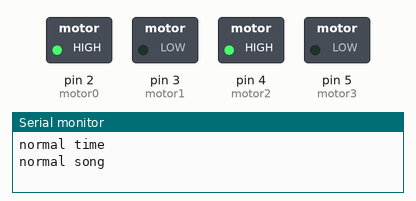
Bench run of a sketch on a simulated Arduino Uno, built with avr-gcc and run on an emulated ATmega328P. Parts: switched loads named in the sketch (green lamp = pin HIGH), the last lines printed to the serial monitor. Random numbers use the default seed unless the sketch sets one.

Above: at 0.1 s.
At 11.6 s:
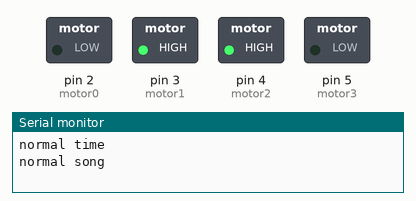
At 24.1 s:
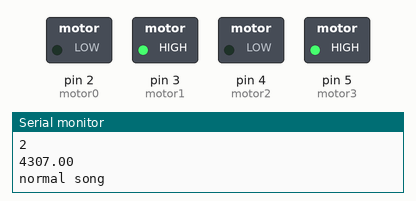
At 36.5 s:
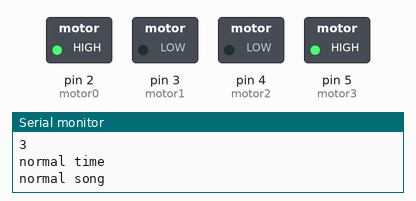
Timing chart, 0 to 38.0 s (numbered marks = the images above):
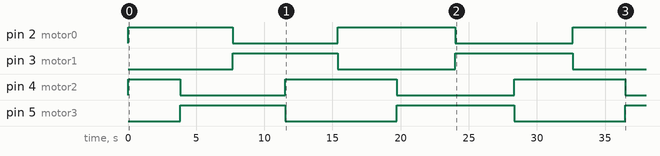

The sketch:

arduino_song-complex.ino
```cpp
//#include <Metro.h> // Include Metro library
//#include <math.h> // for logarithmic scaling

// Set ideal pwm level
//int off = LOW;
//int on = HIGH;
int pwm = 120;
int off = 0;
int on = 255;

// Define motors pins (*4)
const int motor0 =  2; //2
const int motor1 =  3; //3
const int motor2 =  4; //7
const int motor3 =  5; //10

// Define motor states (*4)
int motor0State =  on;
int motor1State =  on;
int motor2State =  on;
int motor3State =  on;

// Set the active interval (same for all for now?)
float t =  3850;
int counter = 1;

// counter variables (0)
int counternote =  1;
int counterphrase =  1;

// how many times to do pattern before it reevaluates itself (way arbitrary)
int unit0 = 5; // just one for now
//int unit1 = 5;
//int unit2 = 3;
//int unit3 = 7;


void setup()
{
  // declare output pins
  pinMode(motor0,OUTPUT);
  pinMode(motor1,OUTPUT);
  pinMode(motor2,OUTPUT);
  pinMode(motor3,OUTPUT);
  Serial.begin(57600);
}

void loop() {

  song();

}

// custom functions
void song() {

  if (counter % 2 == 0) {
    t = random(2500, 5000);
    Serial.println(t);

  } else {
    t = 3850;
    Serial.println("normal time");
  }

  if (counter % 5 == 0) {
    // every 5th time, do a randomized song
    Serial.println("weird song");
    songRandom(motor0, motor0State);
    songRandom(motor2, motor2State);
    delay(t);

    //digitalWrite(motor2,off);
    songRandom(motor0, motor0State);
    songRandom(motor3, motor3State);
    delay(t);

    digitalWrite(motor0,off);
    songRandom(motor1, motor1State);
    songRandom(motor3, motor3State);
    delay(t);

    digitalWrite(motor0,off);
    digitalWrite(motor3,off);
    songRandom(motor1, motor1State);
    songRandom(motor2, motor2State);
    delay(t);

  } else if (counter % 7 == 0 || counter % 8 == 0) {
    // otherwise, do reverse song
    Serial.println("reverse song");

    //Serial.println("note 4");
    digitalWrite(motor0,off);
    digitalWrite(motor1,on);
    digitalWrite(motor2,on);
    digitalWrite(motor3,off);
    delay(t);

     //Serial.println("note 3");
    digitalWrite(motor0,off);
    digitalWrite(motor1,on);
    digitalWrite(motor2,off);
    digitalWrite(motor3,on);
    delay(t);

    //Serial.println("note 2");
    digitalWrite(motor0,on);
    digitalWrite(motor1,off);
    digitalWrite(motor2,off);
    digitalWrite(motor3,on);
    delay(t);

    //Serial.println("note 1");
    digitalWrite(motor0,on);
    digitalWrite(motor1,off);
    digitalWrite(motor2,on);
    digitalWrite(motor3,off);
    delay(t);

  } else {
    // otherwise, to the normal song
    Serial.println("normal song");
    //Serial.println("note 1");
    digitalWrite(motor0,on);
    digitalWrite(motor1,off);
    digitalWrite(motor2,on);
    digitalWrite(motor3,off);
    delay(t);

    //Serial.println("note 2");
    digitalWrite(motor0,on);
    digitalWrite(motor1,off);
    digitalWrite(motor2,off);
    digitalWrite(motor3,on);
    delay(t);

    //Serial.println("note 3");
    digitalWrite(motor0,off);
    digitalWrite(motor1,on);
    digitalWrite(motor2,off);
    digitalWrite(motor3,on);
    delay(t);

    //Serial.println("note 4");
    digitalWrite(motor0,off);
    digitalWrite(motor1,on);
    digitalWrite(motor2,on);
    digitalWrite(motor3,off);
    delay(t);
  }
  counter = counter+1;
  Serial.println(counter);
}

void songRandom(int motor, int &motorState) {

  int randomize = random(0,2);
  if (randomize == 0) {
    motorState=pwm;
  } else {
    motorState=on;
  }
  digitalWrite(motor, motorState);

}
```

Measured:
- by itself, pin 2 (motor0), pin 5 (motor3): alternates HIGH for 8.2 s and LOW for 8.2 s
- by itself, pin 3 (motor1): alternates HIGH for 8.2 s and LOW for 8.6 s
- by itself, pin 4 (motor2): goes HIGH 3.9 s, LOW 7.7 s, HIGH 8.2 s, LOW 8.6 s, HIGH 8.2 s, then LOW
